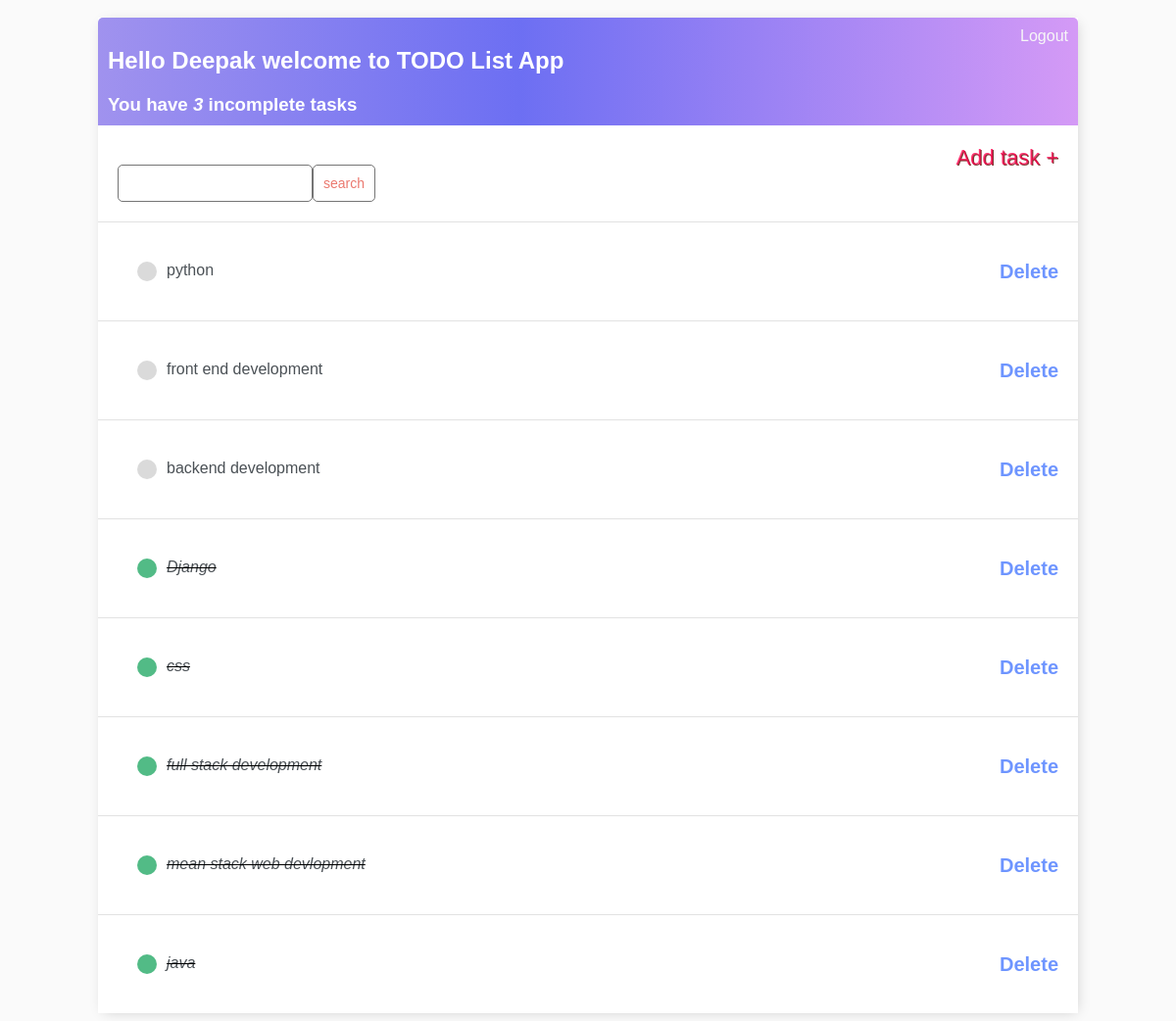
The app's page / (signed in) with its own data.
### main/models.py (models this page shows)
class Task(models.Model):
    user = models.ForeignKey(User, on_delete=models.CASCADE, null=True, blank=True)
    title = models.CharField(max_length=255)
    description = models.TextField(null=True, blank=True)
    complete = models.BooleanField(default=False)
    created = models.DateTimeField(auto_now_add=True)
    def __str__(self):
        return self.title
    class Meta:
        ordering = ['complete']

### main/views.py (the view)
# urls.py: path('', TaskList.as_view(), name='tasks'),
class TaskList(LoginRequiredMixin, ListView):
    model = Task
    context_object_name = 'tasks'
    def get_context_data(self, **kwargs):
        context = super().get_context_data(**kwargs)
        context['tasks'] = context['tasks'].filter(user=self.request.user)
        context['count'] = context['tasks'].filter(complete=False).count()
        search_input = self.request.GET.get('search-area') or ''
        if search_input:
            context['tasks'] = context['tasks'].filter(title__startswith=search_input )
        context['search_input'] = search_input
        return context

### main/templates/main/task_list.html
{% extends 'main/base.html' %}
{% block content %}
<div class="header-bar">
    <div>
        <h2>Hello {{request.user|title}} welcome to TODO List App </h2>
        <h3 style="margin:0"> You have <i>{{count}} </i> incomplete task{{ count|pluralize:"s"}} </h3>
    </div>
    {% if request.user.is_authenticated %}
    <a href="{% url 'logout' %}  ">Logout</a>
    {% else %}
    <a href="{% url 'login' %} " >Login</a>
    {% endif %}
    </div>
<div id="search-add-wrapper">
    <form method="GET" style="margin-top:20px;display: flex;">
        <input type='text' name='search-area' value="{{search_input}}">
        <input class="button" type="submit" value='search'>
    </form>
    <a id="add-link" href="{% url 'task-create' %} ">Add task  &#x2b;</a>
</div>
<div class="task-items-wrapper">
    {% for task in tasks %}
        <div class="task-wrapper">
            {% if task.complete  %}
            <div class="task-title">
                <div class="task-complete-icon"></div>
                <i><s><a href="{% url 'task-update' task.id %}">{{task}}</a></s></i>
            </div>
            <a class="delete-link"  href="{% url 'task-delete' task.id %} ">Delete</a>
            {% else %}
            <div class="task-title">
                <div class="task-incomplete-icon"></div>
                <a href="{% url 'task-update' task.id %}">{{task}}</a>
            </div>
        <a class="delete-link"  href="{% url 'task-delete' task.id %}">Delete</a>
        {% endif %}
        </div>
    {% empty %}
    <h2>No items in list</h2>
    {% endfor %}
</div>
{% endblock content %}

### main/templates/main/base.html (shortened to what this page needs)
<!DOCTYPE html>
<html lang="en">
<head>
</head>
<body>
    <div class="container">
        {% block content %}
        {% endblock content %}
    </div>
</body>
</html>

### main/templates/main/base.html (style rules this page uses)
body { background-color: #FAFAFA; font-family: 'Nunito', sans-serif; padding-top: 10px; }
h1, h2, h3, h4, h5, h6, { font-family: 'Raleway', sans-serif }
a, p { color: #4b5156 }
.container { max-width: 1000PX; margin: auto; background-color: #fff; -webkit-box-shadow: 2px 2px 13px -4px rgba(0, 0, 0, 0.21); box-shadow: 2px 2px 13px -4px rgba(0, 0, 0, 0.21); }
.header-bar { display: flex; justify-content: space-between; color: #fff; padding: 10px; border-radius: 5px 5px 0 0; background: linear-gradient(90deg, #9e90eefa 0%, #1418eb9f 43%, #a01feb73 100%); }
.header-bar a { color: rgb(247, 247, 247); text-decoration: none; }
.task-wrapper { display: flex; align-items: center; justify-content: space-between; padding: 20px; background-color: #fff; border-top: 1px solid rgb(226,226,226); }
.task-title { display: flex; padding: 20px; }
.task-title a { text-decoration: none; color: #4b5156; margin-left: 10px; }
.task-complete-icon { height: 20px; width: 20px; background-color: rgba(22, 163, 92, 0.74); border-radius: 50%; }
.task-incomplete-icon { height: 20px; width: 20px; background-color: rgb(218, 218, 218); border-radius: 50%; }
.delete-link { text-decoration: none; font-weight: 900; color: rgba(0, 68, 255, 0.568); font-size: 20px; line-height: 0; padding: 20px 0px; }
#search-add-wrapper { display: flex; justify-content: space-between; align-items: stretch; padding: 20px; }
#add-link { color: #ff004cc5; text-decoration: none; font-size: 22px; text-shadow: 1px 1px #81413b; }
input[type=text], input[type=password], textarea { border: 1px solid #757575; border-radius: 5px; padding: 10px; width: 90%; }
.button { border: 1px solid #757575; background-color: #FFF; color: #EB796F; padding: 10px; font-size: 14px; border-radius: 5px; cursor: pointer; text-decoration: none; }

### records on screen
Task: title "python"
Task: title "front end development"
Task: title "backend development"
Task: title "Django"
Task: title "css"
Task: title "full stack development"
Task: title "mean stack web devlopment"
Task: title "java"

### other values on screen
{{ request.user|title }} "Deepak"
{{ count }} "3"
